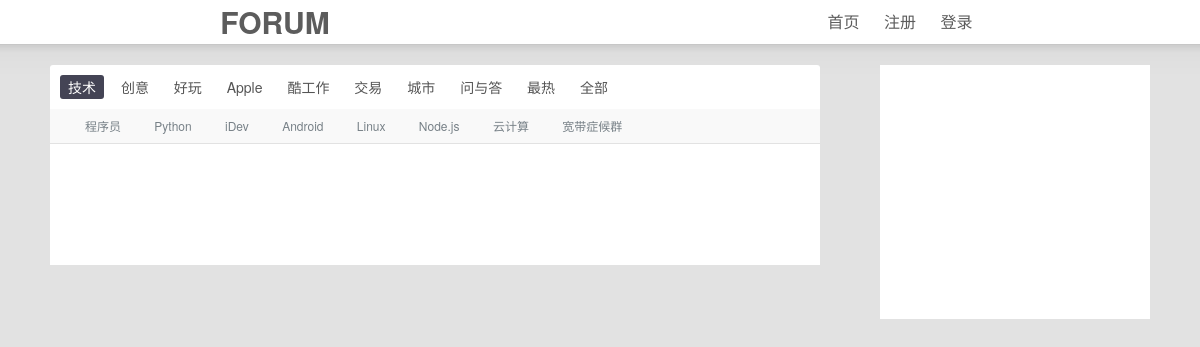
The page / on the database its author committed.
### tables this page shows
create table node(
	node_id int unsigned not null auto_increment primary key,
	node_name char(20) not null
);

create table tab(
	tab_id int unsigned not null,
	tab_name char(20) not null,
	node_id int unsigned not null
);

### index.php (called while the page is built, shortened)
<?php
try {
    display_head("FORUM",'.');
    display_top('./php/');
    display_wrapper('index');
}
catch (Exception $e) {
    ob_end_clean();
    display_head($e->getMessage());
    echo $e->getMessage();
    exit;
}

### php/user_auth.php (called while the page is built, shortened)
<?php
function check_valid_user() {
    if(isset($_SESSION['valid_user'])) {
        return true;
    }
    else {
        return false;
    }
}

### php/display_index.php (the view, shortened to what this page needs)
<?php
function display_index($tabname='技术') {
    $tab=array('技术','创意','好玩','Apple','酷工作','交易','城市','问与答','最热','全部');
?>
    <div class="inner">
        <?php
        echo "<a class='tab_current' href='../forum/index.php?tab=$tab[0]'>$tab[0]</a>";
        for($i=1; $i<10; $i++) {
            echo "<a class='tab' href='../forum/index.php?tab=$tab[$i]'>$tab[$i]</a>";
        }
        ?>
    </div>
    <div class="cell">
        <?php
        display_node($tabname);
        ?>
    </div>
<?php
}
function display_node($tabname) {
    $conn = db_connect();
    $query = "select * from tab,node where tab.tab_name='$tabname' and tab.node_id=node.node_id";
    $result = $conn->query($query);
    if($result->num_rows>0) {
        $row=$result->fetch_assoc();
        echo "<a href='display_node.php?nodename=$row[node_name]'>$row[node_name]</a>";
        while($row=$result->fetch_assoc()) {
            echo "<a href='./php/display_node.php?nodename=$row[node_name]'>$row[node_name]</a>";
        }
    }
}

### php/display_html.php (shortened to what this page needs)
<?php
function display_head($title,$place='..') {
?>
    <!DOCTYPE html>
    <html lang="zh-CN">
    <head>
        <link rel="stylesheet" href="<?php echo $place?>/static/styles/reset.css">
        <link rel="stylesheet" href="<?php echo $place?>/static/styles/main.css">
    </head>
    <body>
    </body>
    </html>
<?php
}
function display_top($place='') {
?>
    <div class="header">
        <div class="wrapper clearfix">
        <div class="header-logo">FORUM</div>
            <div class="header-nav">
                <span><a href="http://localhost/phpstorm/forum/">首页</a></span>
                <?php
                if(check_valid_user()) {
                    $username = $_SESSION['valid_user'];
                    ?>
                    <span><a href="<?php echo $place;?>profile.php?username=<?php echo $username;?>"><?php echo $username;?></a></span>
                    <span><a href="<?php echo $place;?>write_article.php">创建新主题</a></span>
                    <span><a href="<?php echo $place;?>logout.php">登出</a></span>
                    <?php
                }
                else {
                    ?>
                    <span><a href="<?php echo $place;?>register.php">注册</a></span>
                    <span><a href="<?php echo $place;?>login.php">登录</a></span>
                    <?php
                }
                ?>
            </div>
        </div>
    </div>
<?php
}
function display_wrapper($flag,$username='none',$password='none',$articelid=0,$email='none') {
?>
    <div class="content">
        <div class="wrapper clearfix">
            <?php
            display_right_bar();
            display_main($flag,$username,$password,$articelid,$email);
            ?>
        </div>
    </div>
<?php
}
function display_main($flag, $username, $password,$articleid,$email) {
?>
    <div class="content-main">
        <?php
        if($flag==='profile'){
            display_info($username);
        }
        elseif($flag==='index'){
            display_index();
        }
        elseif($flag==='logout'){
            logout($username);
        }
        elseif($flag==='login'){
            login($username,$password);
        }
        elseif($flag==='register'){
            register($username,$password,$email);
        }
        elseif($flag==='article'){
            display_article($username,$articleid);
        }
        ?>
    </div>
<?php
}
function display_right_bar() {
    ?>
    <div class="content-right">
    </div>
    <?php
}
?>

### static/styles/main.css (style rules this page uses)
body { background-color: #e2e2e2; }
.wrapper { width: 1100px; margin: 0px auto 0px auto; }
.header { text-align: center; background-color: #fff; height: 44px; line-height: 44px; font-size: 16px; font-weight: 500; border-bottom: 1px solid rgba(0, 0, 0, 0.22); padding: 0px 20px; }
.header-logo { float: left; font-size: 30px; font-weight: bold; padding-left: 100px; height: 44px; width: 250px; line-height: 44px; }
.header-nav { float: right; padding-right: 100px; font-size: 16px; font-weight: 400; height: 44px; width: 300px; line-height: 44px; }
.header-nav >span { margin: 0 10px; }
.content { text-align: center; background-color: #e2e2e2; background-image: url(../images/shadow_light.png); background-repeat: repeat-x; }
.content-main { border-top-left-radius: 3px; border-top-right-radius: 3px; margin-top: 20px; float: left; width: 770px; min-height: 200px; background-color: #fff; }
.content-right { margin-top: 20px; float: right; width: 270px; height: 254px; background-color: #fff; }
.inner { padding: 10px; font-size: 14px; line-height: 150%; text-align: left; }
a.tab { display: inline-block; font-size: 14px; line-height: 14px; padding: 5px 8px 5px 8px; margin-right: 5px; border-radius: 3px; color: #555; }
a.tab_current { display: inline-block; font-size: 14px; line-height: 14px; padding: 5px 8px 5px 8px; margin-right: 5px; border-radius: 3px; background-color: #445; color: #fff; text-decoration: none; }
.cell { padding: 10px 10px 10px 20px; font-size: 12px; line-height: 120%; text-align: left; border-bottom: 1px solid #e2e2e2; background-color: #f9f9f9; }
.cell a { margin: 0 15px; font-size: 12px; color: #778087; text-decoration: none; }

### rows shown on the page
node: node_name "程序员"
tab: node.node_name "Python"
tab: node.node_name "iDev"
tab: node.node_name "Android"
tab: node.node_name "Linux"
tab: node.node_name "Node.js"
tab: node.node_name "云计算"
tab: node.node_name "宽带症候群"

### other values the page prints
$tab[0] "技术"
$tab[$i] "创意"
$tab[$i] "好玩"
$tab[$i] "Apple"
$tab[$i] "酷工作"
$tab[$i] "交易"
$tab[$i] "城市"
$tab[$i] "问与答"
$tab[$i] "最热"
$tab[$i] "全部"
